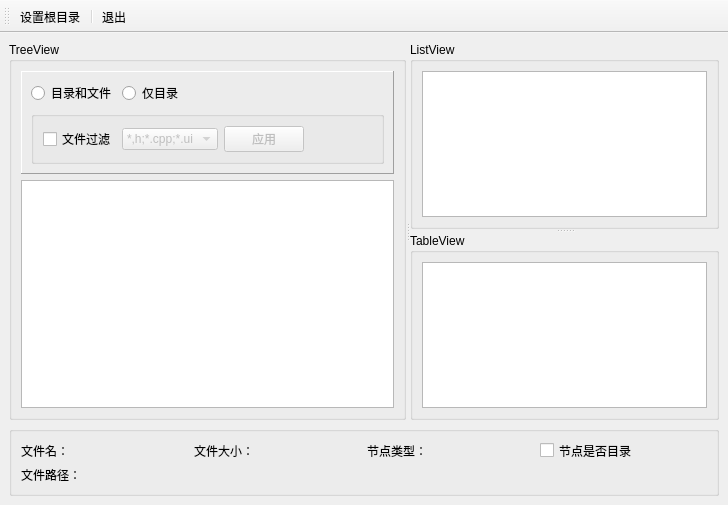
<?xml version="1.0" encoding="UTF-8"?>
<ui version="4.0">
 <class>QtFileSystem</class>
 <widget class="QMainWindow" name="QtFileSystem">
  <property name="geometry">
   <rect>
    <x>0</x>
    <y>0</y>
    <width>728</width>
    <height>505</height>
   </rect>
  </property>
  <property name="windowTitle">
   <string>QtFileSystem</string>
  </property>
  <widget class="QWidget" name="centralwidget">
   <layout class="QVBoxLayout" name="verticalLayout_4">
    <item>
     <widget class="QSplitter" name="splitterH">
      <property name="orientation">
       <enum>Qt::Horizontal</enum>
      </property>
      <widget class="QGroupBox" name="groupBox">
       <property name="title">
        <string>TreeView</string>
       </property>
       <layout class="QVBoxLayout" name="verticalLayout_2">
        <item>
         <widget class="QFrame" name="frame">
          <property name="frameShape">
           <enum>QFrame::Panel</enum>
          </property>
          <property name="frameShadow">
           <enum>QFrame::Raised</enum>
          </property>
          <layout class="QVBoxLayout" name="verticalLayout">
           <item>
            <layout class="QHBoxLayout" name="horizontalLayout_3">
             <item>
              <widget class="QRadioButton" name="radioFileDir">
               <property name="text">
                <string>目录和文件</string>
               </property>
              </widget>
             </item>
             <item>
              <widget class="QRadioButton" name="radioOnlyDir">
               <property name="text">
                <string>仅目录</string>
               </property>
              </widget>
             </item>
             <item>
              <spacer name="horizontalSpacer">
               <property name="orientation">
                <enum>Qt::Horizontal</enum>
               </property>
               <property name="sizeHint" stdset="0">
                <size>
                 <width>40</width>
                 <height>20</height>
                </size>
               </property>
              </spacer>
             </item>
            </layout>
           </item>
           <item>
            <widget class="QGroupBox" name="groupFilter">
             <property name="title">
              <string/>
             </property>
             <layout class="QHBoxLayout" name="horizontalLayout_4">
              <item>
               <widget class="QCheckBox" name="chkFile">
                <property name="text">
                 <string>文件过滤</string>
                </property>
               </widget>
              </item>
              <item>
               <widget class="QComboBox" name="comboType">
                <property name="enabled">
                 <bool>false</bool>
                </property>
                <item>
                 <property name="text">
                  <string>*,h;*.cpp;*.ui</string>
                 </property>
                </item>
                <item>
                 <property name="text">
                  <string>*.txt</string>
                 </property>
                </item>
                <item>
                 <property name="text">
                  <string>*.svg</string>
                 </property>
                </item>
               </widget>
              </item>
              <item>
               <widget class="QPushButton" name="btnApply">
                <property name="enabled">
                 <bool>false</bool>
                </property>
                <property name="text">
                 <string>应用</string>
                </property>
               </widget>
              </item>
              <item>
               <spacer name="horizontalSpacer_3">
                <property name="orientation">
                 <enum>Qt::Horizontal</enum>
                </property>
                <property name="sizeHint" stdset="0">
                 <size>
                  <width>30</width>
                  <height>20</height>
                 </size>
                </property>
               </spacer>
              </item>
             </layout>
            </widget>
           </item>
          </layout>
         </widget>
        </item>
        <item>
         <widget class="QTreeView" name="treeView"/>
        </item>
       </layout>
      </widget>
      <widget class="QSplitter" name="splitter">
       <property name="orientation">
        <enum>Qt::Vertical</enum>
       </property>
       <widget class="QGroupBox" name="groupBox_2">
        <property name="title">
         <string>ListView</string>
        </property>
        <layout class="QHBoxLayout" name="horizontalLayout">
         <item>
          <widget class="QListView" name="listView"/>
         </item>
        </layout>
       </widget>
       <widget class="QGroupBox" name="groupBox_3">
        <property name="title">
         <string>TableView</string>
        </property>
        <layout class="QHBoxLayout" name="horizontalLayout_2">
         <item>
          <widget class="QTableView" name="tableView"/>
         </item>
        </layout>
       </widget>
      </widget>
     </widget>
    </item>
    <item>
     <widget class="QGroupBox" name="groupBox_4">
      <property name="maximumSize">
       <size>
        <width>16777215</width>
        <height>70</height>
       </size>
      </property>
      <property name="title">
       <string/>
      </property>
      <layout class="QVBoxLayout" name="verticalLayout_3">
       <item>
        <layout class="QHBoxLayout" name="horizontalLayout_5">
         <item>
          <widget class="QLabel" name="labFileName">
           <property name="text">
            <string>文件名：</string>
           </property>
          </widget>
         </item>
         <item>
          <widget class="QLabel" name="labFileSize">
           <property name="text">
            <string>文件大小：</string>
           </property>
          </widget>
         </item>
         <item>
          <widget class="QLabel" name="labFileType">
           <property name="text">
            <string>节点类型：</string>
           </property>
          </widget>
         </item>
         <item>
          <widget class="QCheckBox" name="chkFileIsDir">
           <property name="text">
            <string>节点是否目录</string>
           </property>
          </widget>
         </item>
        </layout>
       </item>
       <item>
        <layout class="QHBoxLayout" name="horizontalLayout_6">
         <item>
          <widget class="QLabel" name="labFilePath">
           <property name="text">
            <string>文件路径：</string>
           </property>
          </widget>
         </item>
         <item>
          <spacer name="horizontalSpacer_2">
           <property name="orientation">
            <enum>Qt::Horizontal</enum>
           </property>
           <property name="sizeHint" stdset="0">
            <size>
             <width>40</width>
             <height>20</height>
            </size>
           </property>
          </spacer>
         </item>
        </layout>
       </item>
      </layout>
     </widget>
    </item>
   </layout>
  </widget>
  <widget class="QToolBar" name="toolBar">
   <property name="windowTitle">
    <string>toolBar</string>
   </property>
   <attribute name="toolBarArea">
    <enum>TopToolBarArea</enum>
   </attribute>
   <attribute name="toolBarBreak">
    <bool>false</bool>
   </attribute>
   <addaction name="actionSetRoot"/>
   <addaction name="separator"/>
   <addaction name="actionQuit"/>
  </widget>
  <action name="actionSetRoot">
   <property name="icon">
    <iconset resource="res.qrc">
     <normaloff>:/icon_tree/jiedian.svg</normaloff>:/icon_tree/jiedian.svg</iconset>
   </property>
   <property name="text">
    <string>设置根目录</string>
   </property>
   <property name="toolTip">
    <string>设置根目录</string>
   </property>
  </action>
  <action name="actionQuit">
   <property name="icon">
    <iconset resource="res.qrc">
     <normaloff>:/icon_tree/exit.svg</normaloff>:/icon_tree/exit.svg</iconset>
   </property>
   <property name="text">
    <string>退出</string>
   </property>
   <property name="toolTip">
    <string>退出</string>
   </property>
  </action>
 </widget>
 <resources>
  <include location="res.qrc"/>
 </resources>
 <connections>
  <connection>
   <sender>actionQuit</sender>
   <signal>triggered()</signal>
   <receiver>QtFileSystem</receiver>
   <slot>close()</slot>
   <hints>
    <hint type="sourcelabel">
     <x>-1</x>
     <y>-1</y>
    </hint>
    <hint type="destinationlabel">
     <x>363</x>
     <y>252</y>
    </hint>
   </hints>
  </connection>
 </connections>
</ui>
